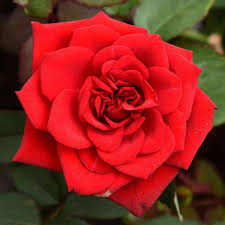
#> input picture images/rose.jpeg, 225 x 225 px
$ jupyter execute 6_FFT.ipynb
#> lines starting #> are read from the running program, lines starting #| are printed output that depends on the picture
[cell 1]
#6) Display of FFT(1-D & 2-D) of an image


import numpy as np
import imageio
from scipy import fftpack
import matplotlib.pyplot as plt

# Load the image
image_path = 'images/rose.jpeg'
image = imageio.imread(image_path, mode='L')
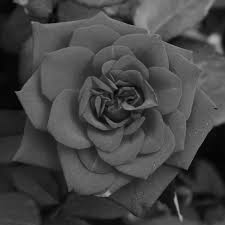
#> image: shape (225, 225); min 0, max 177, mean 68.8

# Perform 2D Fourier Transform
fft2d = fftpack.fft2(image)

# Shift zero frequency components to the center for better visualization
fft2d_shifted = fftpack.fftshift(fft2d)

# Compute the magnitude spectrum for 2D FFT
magnitude_spectrum_2d = np.log(np.abs(fft2d_shifted) + 1)
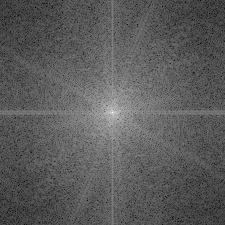
#> magnitude_spectrum_2d: shape (225, 225) float64; min 2.03, max 15.06, mean 6.71; drawn with min black and max white

# Display the results
plt.figure(figsize=(12, 4))

# Original Image
plt.subplot(1, 3, 1)
plt.imshow(image, cmap='gray')
plt.title('Original Image')

# 2D Fourier Transform
plt.subplot(1, 3, 2)
plt.imshow(magnitude_spectrum_2d, cmap='gray')
plt.title('2D Fourier Transform')

# Combined 1D Fourier Transforms along rows and columns
plt.subplot(1, 3, 3)
plt.plot(np.fft.fftfreq(image.shape[1]),
         np.log(np.abs(fftpack.fftshift(fftpack.fft(image, axis=1))).mean(axis=0) + 1),
         label='Rows')
plt.plot(np.fft.fftfreq(image.shape[0]),
         np.log(np.abs(fftpack.fftshift(fftpack.fft(image, axis=0))).mean(axis=1) + 1),
         label='Columns')
plt.title('Combined 1D Fourier Transforms')
plt.xlabel('Frequency')
plt.legend()

plt.show()
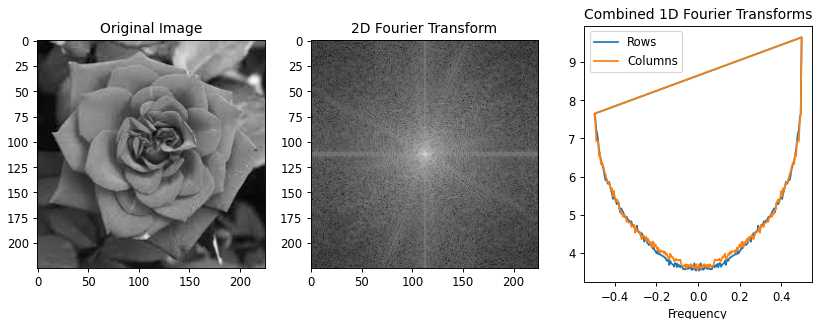
#> figure drawn by matplotlib, 3 panels
